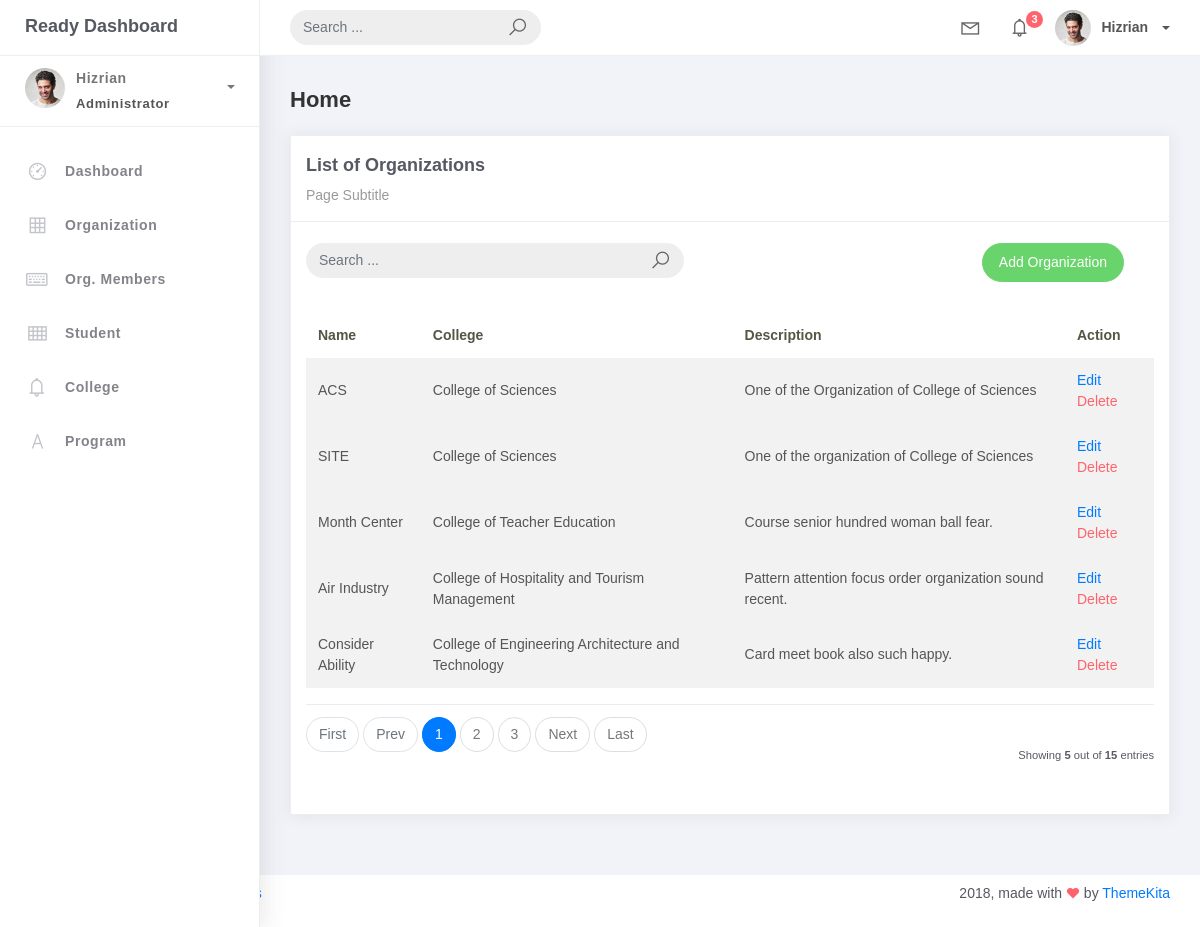
The page /organization_list/ on the database its author committed.
### studentorg/models.py (models this page shows, shortened)
class BaseModel(models.Model):
    created_at = models.DateTimeField(auto_now_add=True, db_index=True)
    updated_at = models.DateTimeField(auto_now=True)
    class Meta:
        abstract = True

class Organization(BaseModel):
    name = models.CharField(max_length=250)
    college = models.ForeignKey(College, null=True, blank=True, on_delete=models.CASCADE)
    description = models.CharField(max_length=500)

class College(BaseModel):
    college_name = models.CharField(max_length=150)
    def __str__(self):
        return self.college_name

### studentorg/views.py (the view)
# urls.py: path('organization_list/', OrganizationList.as_view(), name='organization-list'),
class OrganizationList(ListView):
    model = Organization
    context_object_name = 'organizations'
    template_name = 'org_list.html'
    paginate_by = 5
    def get_queryset(self, *args, **kwargs):
        qs = super(OrganizationList, self).get_queryset(*args, **kwargs)
        if self.request.GET.get("q") != None:
            query = self.request.GET.get('q')
            qs = qs.filter(Q(name__icontains=query) |
                           Q(description__icontains=query))
        return qs

### templates/org_list.html
{% extends 'base.html' %} {% load static %} {% block content %}
<div class="content">
    <div class="container-fluid">
        <h4 class="page-title">Home</h4>
        <div class="row">
            <div class="col-md-12">
                <div class="card">
                    <div class="card-header">
                    <div class="card-title">List of Organizations</div>
                    <div class="card-category">Page Subtitle</div>
                </div>
                <br />
                <div class="col-md-12 row">
                    <div class="col-md-6">
                        <form class="navbar-left navbar-form nav-search mr-md-3" action="{% url 'organization-list' %}">
                            <div class="input-group">
                                <input type="text" placeholder="Search ..." class="form-control" name="q"/>
                                <div class="input-group-append">
                                    <span class="input-group-text">
                                        <i class="la la-search search-icon"></i>
                                    </span>
                                </div>
                            </div>
                        </form>
                    </div>
                    <div class="col-md-6">
                        <div class="pull-right">
                            <a href="{% url 'organization-add' %}" class="btn btn-success btn-rounded">Add Organization</a>
                        </div>
                    </div>
                </div>
                <div class="card-body">
                    <table class="table table-striped mt-3">
                        <thead>
                            <tr>
                                <th scope="col">Name</th>
                                <th scope="col">College</th>
                                <th scope="col">Description</th>
                                <th scope="col">Action</th>
                            </tr>
                        </thead>
                        <tbody>
                            {% for object in object_list %}
                            <tr>
                                <td>{{ object.name }}</td>
                                <td>{{ object.college }}</td>
                                <td>{{ object.description }}</td>
                                <td>
                                    <a href="{% url 'organization-update' object.id %}">Edit</a>
                                    <a href="{% url 'organization-delete' object.id %}" class="text-danger">Delete</a>
                                </td>
                            <tr>
                            {% empty %}
                            </tr>
                            <td colspan="4" style="text-align: center;">
                                <p class="text-sm font-weight-bold mb-0">No Records Found</p>
                            </td>
                        </tr>
                            {% endfor %}
                        </tbody>
                    </table>
                    {% include 'includes/pagination.html' %}
                </div>
            </div>
        </div>
    </div>
</div>
{% endblock %}

### rows shown on the page
Organization: name "ACS", college "College of Sciences", description "One of the Organization of College of Sciences"
Organization: name "SITE", college "College of Sciences", description "One of the organization of College of Sciences"
Organization: name "Month Center", college "College of Teacher Education", description "Course senior hundred woman ball fear."
Organization: name "Air Industry", college "College of Hospitality and Tourism Management", description "Pattern attention focus order organization sound recent."
Organization: name "Consider Ability", college "College of Engineering Architecture and Technology", description "Card meet book also such happy."

### other values the page prints
{{ page_num }} "1"
{{ page_num }} "2" "3"
{{ object_list.count }} "5"
{{ paginator.count }} "15"
